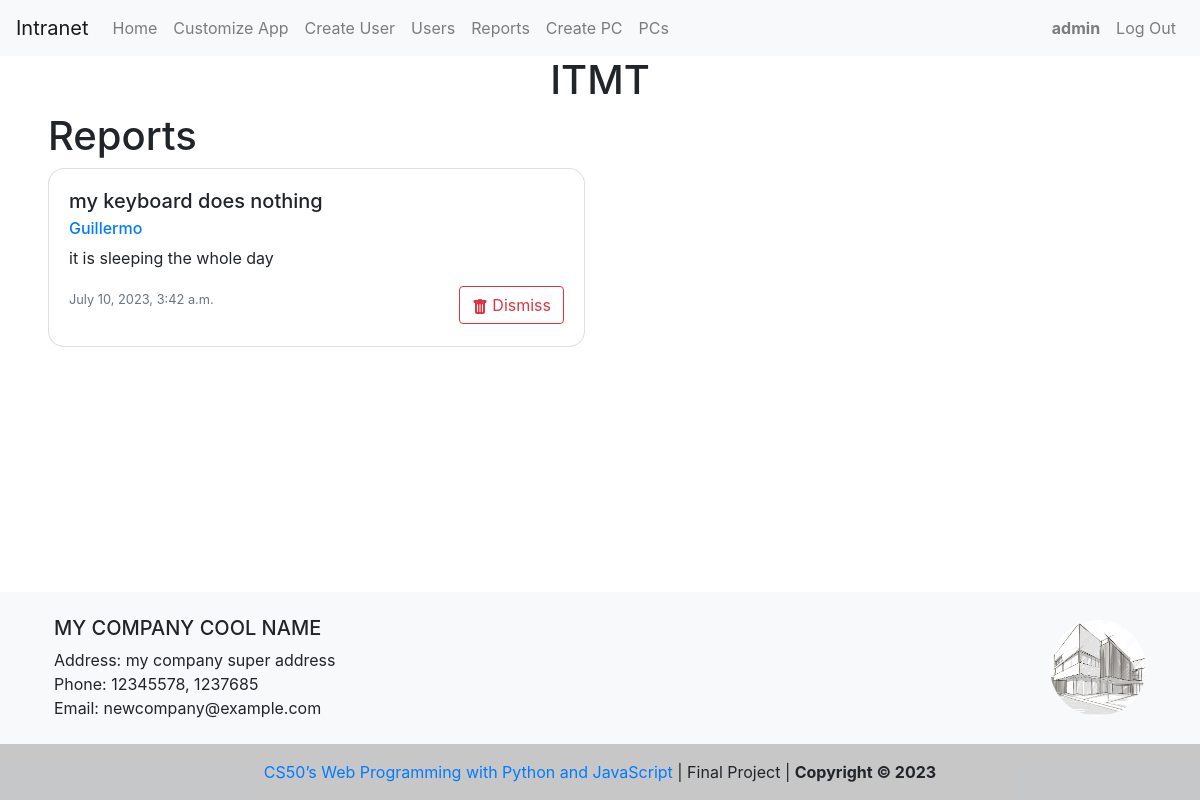
Page /reports (signed in) on the committed database.
### capstone/models.py (models this page shows)
class User(AbstractUser):
    pass

class Issue(models.Model):
    issue = models.CharField(max_length=100, default="")
    description = models.TextField(default="")
    created_at = models.DateTimeField(auto_now_add=True)
    user = models.ForeignKey(User, on_delete=models.CASCADE)

class Footer(models.Model):
    company_name = models.CharField(max_length=255)
    company_address = models.CharField(max_length=255)
    company_phone = models.CharField(max_length=20)
    company_email = models.EmailField(default="")
    company_avatar = models.ImageField(upload_to="company_logo/")

### capstone/views.py (the view)
# urls.py: path("reports", views.reports, name="reports"),
@login_required
def reports(request):
    issues = Issue.objects.all().order_by("-created_at")
    return render(request, "capstone/reports.html", {"issues": issues})

### capstone/context_processors.py (called while the page is built)
def footer_processor(request):
    footer = Footer.objects.first()
    return {
        "company_name": footer.company_name,
        "company_address": footer.company_address,
        "company_phone": footer.company_phone,
        "company_email": footer.company_email,
        "company_avatar": footer.company_avatar,
    }

def intranet_processor(request):
    intranet = Intranet.objects.first()
    return {
        "company_intranet": intranet.company_intranet,
    }

### capstone/templates/capstone/reports.html (shortened to what this page needs)
{% extends "capstone/layout.html" %}
{% block body %}
{% if user.is_authenticated %}
{% if user.username == 'admin' %}
<div class="ml-5 mr-5">
  <h1>Reports</h1>
  <div class="row">
    {% for issue in issues %}
    <div class="col-sm-6">
      <div class="card mb-4 br-3">
        <div class="card-body">
          <h5 class="card-title">{{ issue.issue }}</h5>
          <h6 class="card-subtitle mb-2 text-muted">
            <a class="text-decoration-none" href="{% url 'user_profile' issue.user %}">{{ issue.user }}</a>
          </h6>
          <p class="card-text">{{ issue.description }}</p>
          <div class="d-flex">
            <p class="card-text">
              <small class="text-muted">{{ issue.created_at }}</small>
            </p>
            <div class="float-left ml-auto">
              <form action="{% url 'delete_issue' issue.id %}" method="POST">
                <button type="submit" class="btn btn-outline-danger">
                Dismiss
              </button>
            </form>
          </div>
          </div>
        </div>
      </div>
    </div>
    {% endfor %}
  </div>
</div>
{% endif %}
{% endif %}
{% endblock %}

### capstone/templates/capstone/layout.html (shortened to what this page needs)
{% load static %}
<!DOCTYPE html>
<html lang="en">
  <head>
    <link
      rel="stylesheet"
      href="https://cdn.jsdelivr.net/npm/intl-tel-input@18.1.1/build/css/intlTelInput.css"
    />
    <link
      rel="stylesheet"
      href="https://stackpath.bootstrapcdn.com/bootstrap/4.4.1/css/bootstrap.min.css"
    />
    <link href="{% static 'capstone/styles.css' %}" rel="stylesheet" />
  </head>
  <body>
    <nav class="navbar navbar-expand-lg navbar-light bg-light">
      <a class="navbar-brand" href="{{ company_intranet|default:'#'}}" rel="noopener noreferrer" target="{{ company_intranet|yesno:'blank' }}">Intranet</a>
      <div class="collapse navbar-collapse" id="navbarContent">
        <ul class="navbar-nav mr-auto">
          {% if user.is_authenticated %}
          <li class="nav-item">
            <a class="nav-link" href="{% url 'index' %}">Home</a>
          </li>
          <li class="nav-item">
            {% if user.username == 'admin' %}
            <a class="nav-link" href="{% url 'customize_app' %}">Customize App</a>
          </li>
          <li class="nav-item">
            <a class="nav-link" href="{% url 'create_user' %}">Create User </a>
          </li>
          <li class="nav-item">
            <a class="nav-link" href="{% url 'users' %}">Users</a>
          </li>
          <li class="nav-item">
            <a class="nav-link" href="{% url 'reports' %}">Reports</a>
          </li>
          <li class="nav-item">
            <a class="nav-link" href="{% url 'create_pc' %}">Create PC</a>
          </li>
          <li class="nav-item">
            <a class="nav-link" href="{% url 'pcs' %}">PCs</a>
          </li>
          {% endif %}
        </ul>
        <ul class="navbar-nav ml-auto">
          <li class="nav-item">
            <a class="nav-link" href="#"><b>{{ user.username }}</b></a>
          </li>
          <li class="nav-item">
            <a class="nav-link" href="{% url 'logout' %}">Log Out</a>
          </li>
          {% else %}
          <li class="nav-item">
            <a class="nav-link" href="{% url 'login' %}">Log In</a>
          </li>
        </ul>
        {% endif %}
      </div>
    </nav>
    {% if user.is_authenticated %}
    <h1 class="d-flex justify-content-center">ITMT</h1>
    {% endif %}
    <div class="body content">
      {% block body %}
      {% endblock %}
    </div>
  </body>
  {% include 'capstone/footer.html' %}
</html>

### capstone/templates/capstone/footer.html
<footer class="bg-light text-lg-start mt-5">
  <div class="container p-4">
    <div class="row">
      <div class="col-lg-6 col-md-12 mb-4 mb-md-0">
        <h5 class="text-uppercase">{{ company_name }}</h5>
        <div>
          <p class="m-0">Address: {{ company_address }}</p>
          <p class="m-0">Phone: {{ company_phone }}</p>
          <p class="m-0">Email: {{ company_email }}</p>
        </div>
      </div>
      <div
        class="col-lg-6 col-md-12 mb-4 mb-md-0 d-flex justify-content-end align-items-center"
      >
      <img src="{{ company_avatar.url|default:'/media/company_logo/logo-placeholder-image.png'}}" alt="{{company_name}} Logo" class="rounded-circle" style="height: 6rem; width: 6rem; object-fit: cover" />
      </div>
    </div>
  </div>
  <div class="text-center p-3 footer">
    <a href="https://cs50.harvard.edu/web/2020/" class="text-decoration-none" target="blank" rel="noopener noreferrer">CS50’s Web Programming with Python and JavaScript</a> | Final Project |
    <b>Copyright © 2023</b>
  </div>
</footer>

### capstone/static/capstone/styles.css (style rules this page uses)
:root { --border-color: #80bdff; --grey-color: #495057; --box-shadow: 0 0 0 0.2rem rgba(0, 123, 255, 0.25); }
body { display: flex; min-height: 100vh; flex-direction: column; }
.content { flex: 1; }
.br-3 { border-radius: 1rem; }
.footer { background-color: rgba(0, 0, 0, 0.2); }

### rows in the picture
User: username "admin"
Issue: issue "my keyboard does nothing", user "Guillermo", description "it is sleeping the whole day", created_at "July 10, 2023, 3:42 a.m."
Footer: company_name "MY COMPANY COOL NAME", company_address "my company super address", company_phone "12345578, 1237685", company_email "newcompany@example.com"
